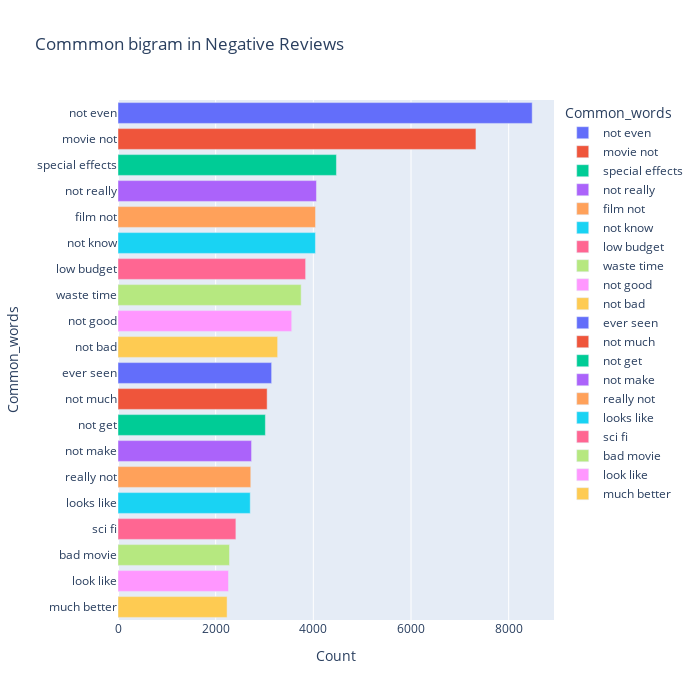

Notebook code cell kept with this figure:
### Code cell
most_common_uni = get_top_text_ngrams(df.Reviews_clean[df['Ratings']<=4],20,2)
most_common_uni = dict(most_common_uni)
temp = pd.DataFrame(columns = ["Common_words" , 'Count'])
temp["Common_words"] = list(most_common_uni.keys())
temp["Count"] = list(most_common_uni.values())
fig = px.bar(temp, x="Count", y="Common_words", title='Commmon bigram in Negative Reviews', orientation='h', 
             width=700, height=700,color='Common_words')
fig.show()

### Figure 1 — Plotly figure (JSON) as saved in the notebook; plotly's stock layout.template omitted (floating-point values rounded to 4 significant figures)
{"data": [{"alignmentgroup": "True", "hovertemplate": "Common_words=%{y}<br>Count=%{x}<extra></extra>", "legendgroup": "not even", "marker": {"color": "#636efa", "pattern": {"shape": ""}}, "name": "not even", "offsetgroup": "not even", "orientation": "h", "showlegend": true, "textposition": "auto", "type": "bar", "x": [8482], "xaxis": "x", "y": ["not even"], "yaxis": "y"}, {"alignmentgroup": "True", "hovertemplate": "Common_words=%{y}<br>Count=%{x}<extra></extra>", "legendgroup": "movie not", "marker": {"color": "#EF553B", "pattern": {"shape": ""}}, "name": "movie not", "offsetgroup": "movie not", "orientation": "h", "showlegend": true, "textposition": "auto", "type": "bar", "x": [7330], "xaxis": "x", "y": ["movie not"], "yaxis": "y"}, {"alignmentgroup": "True", "hovertemplate": "Common_words=%{y}<br>Count=%{x}<extra></extra>", "legendgroup": "special effects", "marker": {"color": "#00cc96", "pattern": {"shape": ""}}, "name": "special effects", "offsetgroup": "special effects", "orientation": "h", "showlegend": true, "textposition": "auto", "type": "bar", "x": [4473], "xaxis": "x", "y": ["special effects"], "yaxis": "y"}, {"alignmentgroup": "True", "hovertemplate": "Common_words=%{y}<br>Count=%{x}<extra></extra>", "legendgroup": "not really", "marker": {"color": "#ab63fa", "pattern": {"shape": ""}}, "name": "not really", "offsetgroup": "not really", "orientation": "h", "showlegend": true, "textposition": "auto", "type": "bar", "x": [4064], "xaxis": "x", "y": ["not really"], "yaxis": "y"}, {"alignmentgroup": "True", "hovertemplate": "Common_words=%{y}<br>Count=%{x}<extra></extra>", "legendgroup": "film not", "marker": {"color": "#FFA15A", "pattern": {"shape": ""}}, "name": "film not", "offsetgroup": "film not", "orientation": "h", "showlegend": true, "textposition": "auto", "type": "bar", "x": [4045], "xaxis": "x", "y": ["film not"], "yaxis": "y"}, {"alignmentgroup": "True", "hovertemplate": "Common_words=%{y}<br>Count=%{x}<extra></extra>", "legendgroup": "not know", "marker": {"color": "#19d3f3", "pattern": {"shape": ""}}, "name": "not know", "offsetgroup": "not know", "orientation": "h", "showlegend": true, "textposition": "auto", "type": "bar", "x": [4043], "xaxis": "x", "y": ["not know"], "yaxis": "y"}, {"alignmentgroup": "True", "hovertemplate": "Common_words=%{y}<br>Count=%{x}<extra></extra>", "legendgroup": "low budget", "marker": {"color": "#FF6692", "pattern": {"shape": ""}}, "name": "low budget", "offsetgroup": "low budget", "orientation": "h", "showlegend": true, "textposition": "auto", "type": "bar", "x": [3842], "xaxis": "x", "y": ["low budget"], "yaxis": "y"}, {"alignmentgroup": "True", "hovertemplate": "Common_words=%{y}<br>Count=%{x}<extra></extra>", "legendgroup": "waste time", "marker": {"color": "#B6E880", "pattern": {"shape": ""}}, "name": "waste time", "offsetgroup": "waste time", "orientation": "h", "showlegend": true, "textposition": "auto", "type": "bar", "x": [3751], "xaxis": "x", "y": ["waste time"], "yaxis": "y"}, {"alignmentgroup": "True", "hovertemplate": "Common_words=%{y}<br>Count=%{x}<extra></extra>", "legendgroup": "not good", "marker": {"color": "#FF97FF", "pattern": {"shape": ""}}, "name": "not good", "offsetgroup": "not good", "orientation": "h", "showlegend": true, "textposition": "auto", "type": "bar", "x": [3557], "xaxis": "x", "y": ["not good"], "yaxis": "y"}, {"alignmentgroup": "True", "hovertemplate": "Common_words=%{y}<br>Count=%{x}<extra></extra>", "legendgroup": "not bad", "marker": {"color": "#FECB52", "pattern": {"shape": ""}}, "name": "not bad", "offsetgroup": "not bad", "orientation": "h", "showlegend": true, "textposition": "auto", "type": "bar", "x": [3269], "xaxis": "x", "y": ["not bad"], "yaxis": "y"}, {"alignmentgroup": "True", "hovertemplate": "Common_words=%{y}<br>Count=%{x}<extra></extra>", "legendgroup": "ever seen", "marker": {"color": "#636efa", "pattern": {"shape": ""}}, "name": "ever seen", "offsetgroup": "ever seen", "orientation": "h", "showlegend": true, "textposition": "auto", "type": "bar", "x": [3146], "xaxis": "x", "y": ["ever seen"], "yaxis": "y"}, {"alignmentgroup": "True", "hovertemplate": "Common_words=%{y}<br>Count=%{x}<extra></extra>", "legendgroup": "not much", "marker": {"color": "#EF553B", "pattern": {"shape": ""}}, "name": "not much", "offsetgroup": "not much", "orientation": "h", "showlegend": true, "textposition": "auto", "type": "bar", "x": [3054], "xaxis": "x", "y": ["not much"], "yaxis": "y"}, {"alignmentgroup": "True", "hovertemplate": "Common_words=%{y}<br>Count=%{x}<extra></extra>", "legendgroup": "not get", "marker": {"color": "#00cc96", "pattern": {"shape": ""}}, "name": "not get", "offsetgroup": "not get", "orientation": "h", "showlegend": true, "textposition": "auto", "type": "bar", "x": [3018], "xaxis": "x", "y": ["not get"], "yaxis": "y"}, {"alignmentgroup": "True", "hovertemplate": "Common_words=%{y}<br>Count=%{x}<extra></extra>", "legendgroup": "not make", "marker": {"color": "#ab63fa", "pattern": {"shape": ""}}, "name": "not make", "offsetgroup": "not make", "orientation": "h", "showlegend": true, "textposition": "auto", "type": "bar", "x": [2735], "xaxis": "x", "y": ["not make"], "yaxis": "y"}, {"alignmentgroup": "True", "hovertemplate": "Common_words=%{y}<br>Count=%{x}<extra></extra>", "legendgroup": "really not", "marker": {"color": "#FFA15A", "pattern": {"shape": ""}}, "name": "really not", "offsetgroup": "really not", "orientation": "h", "showlegend": true, "textposition": "auto", "type": "bar", "x": [2719], "xaxis": "x", "y": ["really not"], "yaxis": "y"}, {"alignmentgroup": "True", "hovertemplate": "Common_words=%{y}<br>Count=%{x}<extra></extra>", "legendgroup": "looks like", "marker": {"color": "#19d3f3", "pattern": {"shape": ""}}, "name": "looks like", "offsetgroup": "looks like", "orientation": "h", "showlegend": true, "textposition": "auto", "type": "bar", "x": [2708], "xaxis": "x", "y": ["looks like"], "yaxis": "y"}, {"alignmentgroup": "True", "hovertemplate": "Common_words=%{y}<br>Count=%{x}<extra></extra>", "legendgroup": "sci fi", "marker": {"color": "#FF6692", "pattern": {"shape": ""}}, "name": "sci fi", "offsetgroup": "sci fi", "orientation": "h", "showlegend": true, "textposition": "auto", "type": "bar", "x": [2414], "xaxis": "x", "y": ["sci fi"], "yaxis": "y"}, {"alignmentgroup": "True", "hovertemplate": "Common_words=%{y}<br>Count=%{x}<extra></extra>", "legendgroup": "bad movie", "marker": {"color": "#B6E880", "pattern": {"shape": ""}}, "name": "bad movie", "offsetgroup": "bad movie", "orientation": "h", "showlegend": true, "textposition": "auto", "type": "bar", "x": [2283], "xaxis": "x", "y": ["bad movie"], "yaxis": "y"}, {"alignmentgroup": "True", "hovertemplate": "Common_words=%{y}<br>Count=%{x}<extra></extra>", "legendgroup": "look like", "marker": {"color": "#FF97FF", "pattern": {"shape": ""}}, "name": "look like", "offsetgroup": "look like", "orientation": "h", "showlegend": true, "textposition": "auto", "type": "bar", "x": [2263], "xaxis": "x", "y": ["look like"], "yaxis": "y"}, {"alignmentgroup": "True", "hovertemplate": "Common_words=%{y}<br>Count=%{x}<extra></extra>", "legendgroup": "much better", "marker": {"color": "#FECB52", "pattern": {"shape": ""}}, "name": "much better", "offsetgroup": "much better", "orientation": "h", "showlegend": true, "textposition": "auto", "type": "bar", "x": [2234], "xaxis": "x", "y": ["much better"], "yaxis": "y"}], "layout": {"barmode": "relative", "height": 700, "legend": {"title": {"text": "Common_words"}, "tracegroupgap": 0}, "title": {"text": "Commmon bigram in Negative Reviews"}, "width": 700, "xaxis": {"anchor": "y", "domain": [0, 1], "title": {"text": "Count"}}, "yaxis": {"anchor": "x", "categoryarray": ["much better", "look like", "bad movie", "sci fi", "looks like", "really not", "not make", "not get", "not much", "ever seen", "not bad", "not good", "waste time", "low budget", "not know", "film not", "not really", "special effects", "movie not", "not even"], "categoryorder": "array", "domain": [0, 1], "title": {"text": "Common_words"}}}}
